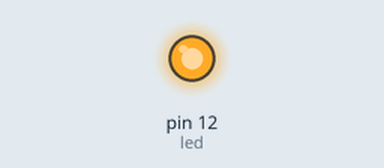
This sketch was run on a simulated Arduino Uno, built with avr-gcc and run on an emulated ATmega328P. On the bench: output pins drawn as LEDs (lit = HIGH).

Above: at 1.0 s.
At 3.5 s:
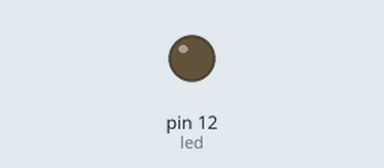
Timing chart, 0 to 6.5 s (numbered marks = the images above):
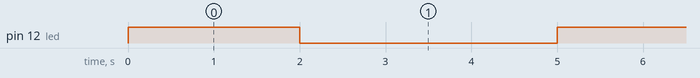

Measured:
- by itself, pin 12 (led): alternates HIGH for 2.0 s and LOW for 3.0 s

The sketch:

sketch04.ino
```cpp
/*
  Esercizio 4
  Utilizzando un LED esterno (diverso dal LED L della scheda)
  ed una resistenza da collocare in serie al LED per limitare
  la corrente del circuito, far funzionare il programma Blink.
  Utilizzare un qualsiasi pin digitale dal 3 al 12
  (nell’esempio è stato usato il pin 12) e verificatene il
  funzionamento con tempi di accensione e spegnimento a piacere.

  Variazioni e commenti:
  Prof. Michele Maffucci
  05.03.2014

  Per maggiori informazioni sulle istruzioni
  usate in questo codice:

  http://wp.me/p4kwmk-1Ps

  Questo codice è di dominio pubblico
 */

// Sulla maggior parte delle schede Arduino
// il pin 12 è connesso il LED L che si trova sulla scheda
// assegnamo al pin 12 il nome "led"

int led = 12;

// La routine setup viene eseguita solo una volta
// ed ogni volta che riavviamo la scheda premendo il pulsante
// di reset oppure diamo alimentazione alla scheda.

void setup() {
  // inizializzazione dei pin digitali come output.
  pinMode(led, OUTPUT);
}

// la routine loop funzionerà indefinitivamente
void loop() {
  digitalWrite(led, HIGH);   // accende il LED (livello di tensione HIGH)
  delay(2000);               // attesa di 2 secondo
  digitalWrite(led, LOW);    // spegne il LED (livello di tensione LOW)
  delay(3000);               // attesa di 3 secondo
}
```
